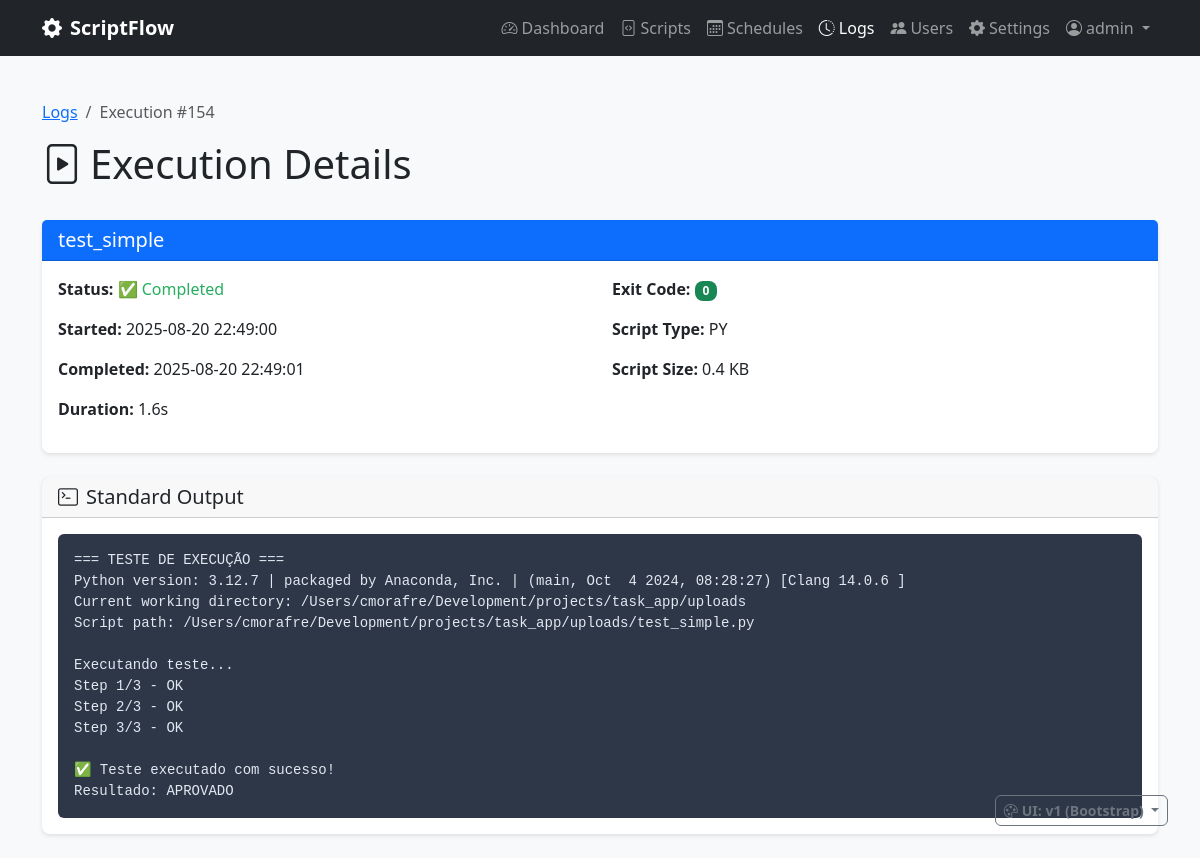
The app's page /logs/154 (signed in) with its own data.
### scriptflow.py (models this page shows, shortened)
class User(UserMixin, db.Model):
    __tablename__ = 'users'
    id = db.Column(db.Integer, primary_key=True)
    username = db.Column(db.String(80), unique=True, nullable=False)
    email = db.Column(db.String(120), unique=True, nullable=False)
    password_hash = db.Column(db.String(255), nullable=False)
    is_admin = db.Column(db.Boolean, default=False, nullable=False)
    can_view_all_data = db.Column(db.Boolean, default=False, nullable=False)
    created_at = db.Column(db.DateTime, default=datetime.now)
    last_login = db.Column(db.DateTime)

class Execution(db.Model):
    __tablename__ = 'executions'
    id = db.Column(db.Integer, primary_key=True)
    started_at = db.Column(db.DateTime, default=datetime.now, nullable=False)
    completed_at = db.Column(db.DateTime)
    status = db.Column(db.String(20), default='pending', nullable=False)  # pending, running, completed, failed, timeout
    exit_code = db.Column(db.Integer)
    stdout = db.Column(db.Text)
    stderr = db.Column(db.Text)
    duration_seconds = db.Column(db.Float)
    trigger_type = db.Column(db.String(20), default='manual', nullable=False)  # manual, scheduled, api
    script_id = db.Column(db.Integer, db.ForeignKey('scripts.id'), nullable=False)
    user_id = db.Column(db.Integer, db.ForeignKey('users.id'), nullable=False)
    script = db.relationship('Script', backref='executions')
    @property
    def formatted_duration(self):
        if not self.duration_seconds:
            return "N/A"
        if self.duration_seconds < 60:
            return f"{self.duration_seconds:.1f}s"
        else:
            minutes = int(self.duration_seconds // 60)
            seconds = int(self.duration_seconds % 60)
            return f"{minutes}m {seconds}s"
    @property
    def status_icon(self):
        icons = {
            'pending': '⏳',
            'running': '🔄',  # Emoji simples que funciona bem
            'completed': '✅',
            'failed': '❌',
            'timeout': '⏰',
            'cancelled': '🛑'
        }
        return icons.get(self.status, '❓')
    @property
    def status_color(self):
        colors = {
            'pending': 'secondary',
            'running': 'running',  # Usar classe CSS personalizada com animação
            'completed': 'success',
            'failed': 'danger',
            'timeout': 'warning',
            'cancelled': 'danger'
        }
        return colors.get(self.status, 'secondary')

class Script(db.Model):
    __tablename__ = 'scripts'
    id = db.Column(db.Integer, primary_key=True)
    name = db.Column(db.String(100), nullable=False)
    description = db.Column(db.Text)
    filename = db.Column(db.String(255), nullable=False)
    file_path = db.Column(db.String(500), nullable=False)
    script_type = db.Column(db.String(10), nullable=False)  # 'py' or 'bat'
    file_size = db.Column(db.Integer)
    created_at = db.Column(db.DateTime, default=datetime.now)
    updated_at = db.Column(db.DateTime, default=datetime.now, onupdate=datetime.now)
    is_active = db.Column(db.Boolean, default=True)
    user_id = db.Column(db.Integer, db.ForeignKey('users.id'), nullable=False)

### scriptflow.py (the view)
@app.route('/logs/<int:execution_id>')
@login_required
def view_execution(execution_id):
    execution_query = Execution.query.filter_by(id=execution_id)
    execution = apply_user_data_filter(execution_query).first_or_404()
    return render_template(UIVersionManager.get_template_path('execution_detail.html'), execution=execution)

### config/ui_version.py (called while the page is built)
    @classmethod
    def get_ui_version(cls):
        if request and request.args.get('ui') in ['v1', 'v2']:
            ui_version = request.args.get('ui')
            if session:
                session['ui_version'] = ui_version
            return ui_version
        if session and 'ui_version' in session:
            return session['ui_version']
        env_version = os.environ.get('UI_VERSION', '').lower()
        if env_version in ['v1', 'v2']:
            return env_version
        return cls.DEFAULT_VERSION

    @classmethod
    def get_template_path(cls, template_name):
        ui_version = cls.get_ui_version()
        return f"{ui_version}/{template_name}"

    @classmethod
    def is_modern_ui(cls):
        return cls.get_ui_version() == cls.MODERN_VERSION

    @classmethod
    def get_ui_display_info(cls):
        current_version = cls.get_ui_version()
        is_v2 = current_version == cls.MODERN_VERSION
        return {
            'current_version': current_version,
            'current_label': 'v2 (Modern)' if is_v2 else 'v1 (Bootstrap)',
            'current_icon': 'bi-stars' if is_v2 else 'bi-bootstrap',
            'is_modern': is_v2,
            'switch_to_version': cls.DEFAULT_VERSION if is_v2 else cls.MODERN_VERSION,
            'switch_to_label': 'Switch to v1 (Bootstrap)' if is_v2 else 'Switch to v2 (Modern)',
            'switch_to_icon': 'bi-bootstrap' if is_v2 else 'bi-stars'
        }

### scriptflow.py (called while the page is built)
@app.context_processor
def inject_ui_version():
    try:
        return {
            'ui_info': UIVersionManager.get_ui_display_info(),
            'ui_version': UIVersionManager.get_ui_version(),
            'is_modern_ui': UIVersionManager.is_modern_ui()
        }
    except:
        return {
            'ui_info': {},
            'ui_version': 'v1',
            'is_modern_ui': False
        }

@login_manager.user_loader
def load_user(user_id):
    return db.session.get(User, int(user_id))

def apply_user_data_filter(query):
    if current_user.can_view_all_data:
        return query  # Can see all data
    else:
        return query.filter_by(user_id=current_user.id)  # Only own data

### templates/v1/execution_detail.html (shortened to what this page needs)
{% extends "v1/base.html" %}
{% block content %}
        <div class="row mb-4">
            <div class="col">
                <nav aria-label="breadcrumb">
                    <ol class="breadcrumb">
                        <li class="breadcrumb-item"><a href="{{ url_for('logs') }}">Logs</a></li>
                        <li class="breadcrumb-item active">Execution #{{ execution.id }}</li>
                    </ol>
                </nav>
                <h1><i class="bi bi-file-play me-2"></i>Execution Details</h1>
            </div>
        </div>
        <div class="card mb-4">
            <div class="card-header bg-primary text-white">
                <h5 class="mb-0">{{ execution.script.name if execution.script else 'Unknown Script' }}</h5>
            </div>
            <div class="card-body">
                <div class="row">
                    <div class="col-md-6">
                        <p><strong>Status:</strong>
                            <span class="status-{{ execution.status_color }}">
                                {{ execution.status_icon }} {{ execution.status|title }}
                            </span>
                        </p>
                        <p><strong>Started:</strong> {{ execution.started_at.strftime('%Y-%m-%d %H:%M:%S') }}</p>
                        {% if execution.completed_at %}
                            <p><strong>Completed:</strong> {{ execution.completed_at.strftime('%Y-%m-%d %H:%M:%S') }}</p>
                        {% endif %}
                        <p><strong>Duration:</strong> <span data-duration>{{ execution.formatted_duration }}</span></p>
                    </div>
                    <div class="col-md-6">
                        {% if execution.exit_code is not none %}
                            <p><strong>Exit Code:</strong>
                                <span class="badge bg-{{ 'success' if execution.exit_code == 0 else 'danger' }}">
                                    {{ execution.exit_code }}
                                </span>
                            </p>
                        {% endif %}
                        {% if execution.script %}
                            <p><strong>Script Type:</strong> {{ execution.script.script_type.upper() }}</p>
                            <p><strong>Script Size:</strong> {{ (execution.script.file_size / 1024)|round(1) }} KB</p>
                        {% endif %}
                    </div>
                </div>
            </div>
        </div>
        {% if execution.stdout %}
            <div class="card mb-4">
                <div class="card-header">
                    <h5 class="mb-0"><i class="bi bi-terminal me-2"></i>Standard Output</h5>
                </div>
                <div class="card-body">
                    <div class="log-output">{{ execution.stdout }}</div>
                </div>
            </div>
        {% endif %}
{% endblock %}

### templates/v1/base.html (shortened to what this page needs)
<!DOCTYPE html>
<html lang="en">
<head>
    <link href="https://cdn.jsdelivr.net/npm/bootstrap@5.3.2/dist/css/bootstrap.min.css" rel="stylesheet">
    <link href="https://cdn.jsdelivr.net/npm/bootstrap-icons@1.11.0/font/bootstrap-icons.css" rel="stylesheet">
    <link href="{{ url_for('static', filename='css/app.css') }}" rel="stylesheet">
</head>
<body{% block body_class %}{% endblock %}>
    <nav class="navbar navbar-expand-lg navbar-dark bg-dark fixed-top">
        <div class="container">
            <a class="navbar-brand" href="{{ url_for('dashboard') }}">
                <i class="bi bi-gear-fill me-2"></i>ScriptFlow
            </a>
            <div class="navbar-nav ms-auto">
                <a class="nav-link{% if request.endpoint == 'dashboard' %} active{% endif %}" href="{{ url_for('dashboard') }}">
                    <i class="bi bi-speedometer2 me-1"></i>Dashboard
                </a>
                <a class="nav-link{% if request.endpoint in ['scripts', 'upload_script', 'edit_script', 'view_script'] %} active{% endif %}" href="{{ url_for('scripts') }}">
                    <i class="bi bi-file-code me-1"></i>Scripts
                </a>
                <a class="nav-link{% if request.endpoint in ['schedules', 'create_schedule', 'edit_schedule'] %} active{% endif %}" href="{{ url_for('schedules') }}">
                    <i class="bi bi-calendar3 me-1"></i>Schedules
                </a>
                <a class="nav-link{% if request.endpoint in ['logs', 'view_execution'] %} active{% endif %}" href="{{ url_for('logs') }}">
                    <i class="bi bi-clock-history me-1"></i>Logs
                </a>
                {% if current_user.is_admin %}
                <a class="nav-link{% if request.endpoint in ['manage_users', 'create_user', 'edit_user'] %} active{% endif %}" href="{{ url_for('manage_users') }}">
                    <i class="bi bi-people-fill me-1"></i>Users
                </a>
                {% endif %}
                <a class="nav-link{% if request.endpoint in ['settings', 'python_settings', 'terminal'] %} active{% endif %}" href="{{ url_for('settings') }}">
                    <i class="bi bi-gear-fill me-1"></i>Settings
                </a>
                <div class="nav-item dropdown">
                    <a class="nav-link dropdown-toggle" href="#" role="button" data-bs-toggle="dropdown">
                        <i class="bi bi-person-circle me-1"></i>{{ current_user.username }}
                    </a>
                </div>
            </div>
        </div>
    </nav>
    <main class="container mt-4">
        {% block content %}{% endblock %}
    </main>
    {% if current_user.is_authenticated and current_user.is_admin %}
    <div style="position: fixed; bottom: 2rem; right: 2rem; z-index: 1050;">
        <div class="dropdown">
            <button class="btn btn-outline-secondary btn-sm dropdown-toggle" type="button" data-bs-toggle="dropdown">
                <i class="bi bi-palette me-1"></i>UI: {{ ui_info.current_label or 'v1' }}
            </button>
        </div>
    </div>
    {% endif %}
</body>
</html>

### static/css/app.css (style rules this page uses)
body { background-color: #f8f9fa; padding-top: 76px; }
.navbar-brand { font-weight: 600; }
.card { border: none; box-shadow: 0 2px 4px rgba(0,0,0,0.1); }
.btn, .btn-sm, .btn-lg, .btn-group .btn, .btn-outline-primary, .btn-outline-secondary { border-radius: 6px !important; font-weight: 600; transition: all 0.3s ease; }
.card, .modal-content, .badge, .alert { border-radius: 8px !important; }
.status-success { color: #27AE60; }

### templates/v1/execution_detail.html (style rules this page uses)
.log-output { background-color: #2d3748; color: #e2e8f0; padding: 1rem; border-radius: 6px; font-family: Monaco, monospace; font-size: 0.875rem; max-height: 400px; overflow-y: auto; white-space: pre-wrap; }
.status-success { color: #27AE60; }

### records on screen
User: username "admin"
Execution: id "154", status_icon "✅", status "Completed", started_at "2025-08-20 22:49:00", completed_at "2025-08-20 22:49:01", formatted_duration "1.6s", exit_code "0", stdout "=== TESTE DE EXECUÇÃO === Python version: 3.12.7 | packaged by Anaconda, Inc. | (main, Oct 4 2024, 08:28:27) [Clang 14.0.6 ] Current working directory: /Users/cmorafre/Development/projects/task_app/uploads Script path: /Users/cmorafre/Development/projects/task_app/uploads/test_simple.py Executando teste... Step 1/3 - OK Step 2/3 - OK Step 3/3 - OK ✅ Teste executado com sucesso! Resultado: APROVADO"
Script: script "test_simple", script.script_type "PY", (execution.script.file_size/1024)|round(1) "0.4"

### other values on screen
{{ ui_info.current_label or 'v1' }} "v1 (Bootstrap)"
